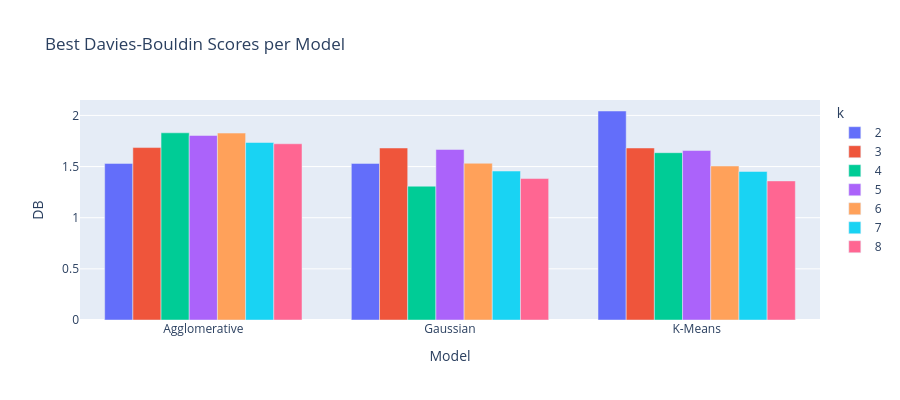

Here is the notebook cell this chart was saved with:
### Code cell
best_ch = (models_result.sort_values('DB', ascending=True)
                   .drop_duplicates(subset=['Model', 'k'])
                   .sort_values(['Model', 'k'])
                  )
best_ch['k'] = best_ch['k'].astype(str)
fig = px.bar(best_ch, x="Model", y="DB", 
             color='k',
             barmode='group', height=400,
            title='Best Davies-Bouldin Scores per Model')
fig.show()

### Figure 1 — Plotly figure (JSON) as saved in the notebook; plotly's stock layout.template omitted (floating-point values rounded to 4 significant figures)
{"data": [{"alignmentgroup": "True", "hovertemplate": "k=2<br>Model=%{x}<br>DB=%{y}<extra></extra>", "legendgroup": "2", "marker": {"color": "#636efa", "pattern": {"shape": ""}}, "name": "2", "offsetgroup": "2", "orientation": "v", "showlegend": true, "textposition": "auto", "type": "bar", "x": ["Agglomerative", "Gaussian", "K-Means"], "xaxis": "x", "y": [1.531, 1.531, 2.043], "yaxis": "y"}, {"alignmentgroup": "True", "hovertemplate": "k=3<br>Model=%{x}<br>DB=%{y}<extra></extra>", "legendgroup": "3", "marker": {"color": "#EF553B", "pattern": {"shape": ""}}, "name": "3", "offsetgroup": "3", "orientation": "v", "showlegend": true, "textposition": "auto", "type": "bar", "x": ["Agglomerative", "Gaussian", "K-Means"], "xaxis": "x", "y": [1.686, 1.682, 1.682], "yaxis": "y"}, {"alignmentgroup": "True", "hovertemplate": "k=4<br>Model=%{x}<br>DB=%{y}<extra></extra>", "legendgroup": "4", "marker": {"color": "#00cc96", "pattern": {"shape": ""}}, "name": "4", "offsetgroup": "4", "orientation": "v", "showlegend": true, "textposition": "auto", "type": "bar", "x": ["Agglomerative", "Gaussian", "K-Means"], "xaxis": "x", "y": [1.83, 1.308, 1.636], "yaxis": "y"}, {"alignmentgroup": "True", "hovertemplate": "k=5<br>Model=%{x}<br>DB=%{y}<extra></extra>", "legendgroup": "5", "marker": {"color": "#ab63fa", "pattern": {"shape": ""}}, "name": "5", "offsetgroup": "5", "orientation": "v", "showlegend": true, "textposition": "auto", "type": "bar", "x": ["Agglomerative", "Gaussian", "K-Means"], "xaxis": "x", "y": [1.804, 1.667, 1.657], "yaxis": "y"}, {"alignmentgroup": "True", "hovertemplate": "k=6<br>Model=%{x}<br>DB=%{y}<extra></extra>", "legendgroup": "6", "marker": {"color": "#FFA15A", "pattern": {"shape": ""}}, "name": "6", "offsetgroup": "6", "orientation": "v", "showlegend": true, "textposition": "auto", "type": "bar", "x": ["Agglomerative", "Gaussian", "K-Means"], "xaxis": "x", "y": [1.827, 1.532, 1.506], "yaxis": "y"}, {"alignmentgroup": "True", "hovertemplate": "k=7<br>Model=%{x}<br>DB=%{y}<extra></extra>", "legendgroup": "7", "marker": {"color": "#19d3f3", "pattern": {"shape": ""}}, "name": "7", "offsetgroup": "7", "orientation": "v", "showlegend": true, "textposition": "auto", "type": "bar", "x": ["Agglomerative", "Gaussian", "K-Means"], "xaxis": "x", "y": [1.735, 1.456, 1.452], "yaxis": "y"}, {"alignmentgroup": "True", "hovertemplate": "k=8<br>Model=%{x}<br>DB=%{y}<extra></extra>", "legendgroup": "8", "marker": {"color": "#FF6692", "pattern": {"shape": ""}}, "name": "8", "offsetgroup": "8", "orientation": "v", "showlegend": true, "textposition": "auto", "type": "bar", "x": ["Agglomerative", "Gaussian", "K-Means"], "xaxis": "x", "y": [1.723, 1.383, 1.36], "yaxis": "y"}], "layout": {"barmode": "group", "height": 400, "legend": {"title": {"text": "k"}, "tracegroupgap": 0}, "title": {"text": "Best Davies-Bouldin Scores per Model"}, "xaxis": {"anchor": "y", "domain": [0, 1], "title": {"text": "Model"}}, "yaxis": {"anchor": "x", "domain": [0, 1], "title": {"text": "DB"}}}}
